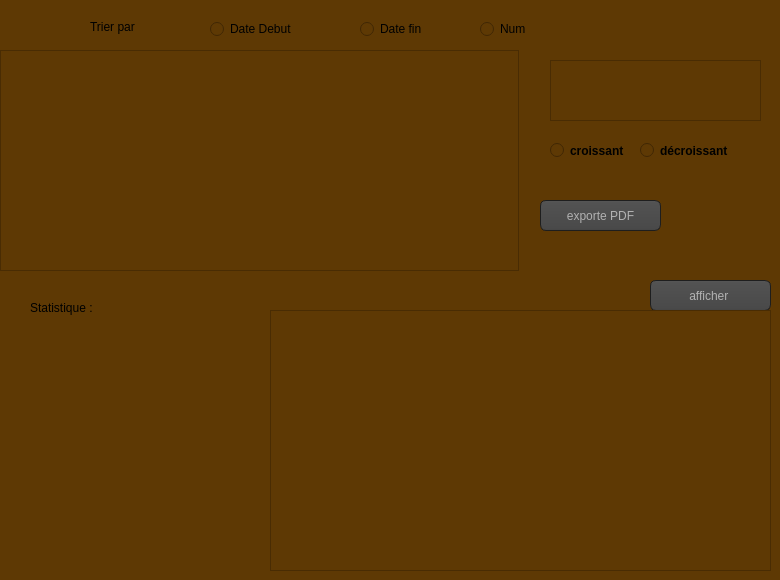
    <widget class="QWidget" name="tab_5">
     <property name="palette">
      <palette>
       <active>
        <colorrole role="Button">
         <brush brushstyle="SolidPattern">
          <color alpha="255">
           <red>94</red>
           <green>57</green>
           <blue>4</blue>
          </color>
         </brush>
        </colorrole>
        <colorrole role="Base">
         <brush brushstyle="SolidPattern">
          <color alpha="255">
           <red>94</red>
           <green>57</green>
           <blue>4</blue>
          </color>
         </brush>
        </colorrole>
        <colorrole role="Window">
         <brush brushstyle="SolidPattern">
          <color alpha="255">
           <red>94</red>
           <green>57</green>
           <blue>4</blue>
          </color>
         </brush>
        </colorrole>
       </active>
       <inactive>
        <colorrole role="Button">
         <brush brushstyle="SolidPattern">
          <color alpha="255">
           <red>94</red>
           <green>57</green>
           <blue>4</blue>
          </color>
         </brush>
        </colorrole>
        <colorrole role="Base">
         <brush brushstyle="SolidPattern">
          <color alpha="255">
           <red>94</red>
           <green>57</green>
           <blue>4</blue>
          </color>
         </brush>
        </colorrole>
        <colorrole role="Window">
         <brush brushstyle="SolidPattern">
          <color alpha="255">
           <red>94</red>
           <green>57</green>
           <blue>4</blue>
          </color>
         </brush>
        </colorrole>
       </inactive>
       <disabled>
        <colorrole role="Button">
         <brush brushstyle="SolidPattern">
          <color alpha="255">
           <red>94</red>
           <green>57</green>
           <blue>4</blue>
          </color>
         </brush>
        </colorrole>
        <colorrole role="Base">
         <brush brushstyle="SolidPattern">
          <color alpha="255">
           <red>94</red>
           <green>57</green>
           <blue>4</blue>
          </color>
         </brush>
        </colorrole>
        <colorrole role="Window">
         <brush brushstyle="SolidPattern">
          <color alpha="255">
           <red>94</red>
           <green>57</green>
           <blue>4</blue>
          </color>
         </brush>
        </colorrole>
       </disabled>
      </palette>
     </property>
     <attribute name="title">
      <string>afficher </string>
     </attribute>
     <widget class="QPushButton" name="BTRCH_7">
      <property name="geometry">
       <rect>
        <x>650</x>
        <y>280</y>
        <width>121</width>
        <height>31</height>
       </rect>
      </property>
      <property name="styleSheet">
       <string notr="true">

QToolTip
{
border: 1px solid black;
background-color: #ffa02f;
padding: 1px;
border-radius: 3px;
opacity: 100;
}

QWidget
{
color: #b1b1b1;
background-color: #323232;
}

QWidget:item:hover
{
background-color: QLinearGradient( x1: 0, y1: 0, x2: 0, y2: 1, stop: 0 #ffa02f, stop: 1 #ca0619);
color: #000000;
}

QWidget:item:selected
{
background-color: QLinearGradient( x1: 0, y1: 0, x2: 0, y2: 1, stop: 0 #ffa02f, stop: 1 #d7801a);
}

QMenuBar::item
{
background: transparent;
}

QMenuBar::item:selected
{
background: transparent;
border: 1px solid #ffaa00;
}

QMenuBar::item:pressed
{
background: #444;
border: 1px solid #000;
background-color: QLinearGradient(
x1:0, y1:0,
x2:0, y2:1,
stop:1 #212121,
stop:0.4 #343434/*,
stop:0.2 #343434,
stop:0.1 #ffaa00*/
);
margin-bottom:-1px;
padding-bottom:1px;
}

QMenu
{
border: 1px solid #000;
}

QMenu::item
{
padding: 2px 20px 2px 20px;
}

QMenu::item:selected
{
color: #000000;
}

QWidget:disabled
{
color: #404040;
background-color: #323232;
}

QAbstractItemView
{
background-color: QLinearGradient( x1: 0, y1: 0, x2: 0, y2: 1, stop: 0 #4d4d4d, stop: 0.1 #646464, stop: 1 #5d5d5d);
}

QWidget:focus
{
/*border: 2px solid QLinearGradient( x1: 0, y1: 0, x2: 0, y2: 1, stop: 0 #ffa02f, stop: 1 #d7801a);*/
}

QLineEdit
{
background-color: QLinearGradient( x1: 0, y1: 0, x2: 0, y2: 1, stop: 0 #4d4d4d, stop: 0 #646464, stop: 1 #5d5d5d);
padding: 1px;
border-style: solid;
border: 1px solid #1e1e1e;
border-radius: 5;
}

QPushButton
{
color: #b1b1b1;
background-color: QLinearGradient( x1: 0, y1: 0, x2: 0, y2: 1, stop: 0 #565656, stop: 0.1 #525252, stop: 0.5 #4e4e4e, stop: 0.9 #4a4a4a, stop: 1 #464646);
border-width: 1px;
border-color: #1e1e1e;
border-style: solid;
border-radius: 6;
padding: 3px;
font-size: 12px;
padding-left: 5px;
padding-right: 5px;
}

QPushButton:pressed
{
background-color: QLinearGradient( x1: 0, y1: 0, x2: 0, y2: 1, stop: 0 #2d2d2d, stop: 0.1 #2b2b2b, stop: 0.5 #292929, stop: 0.9 #282828, stop: 1 #252525);
}

QComboBox
{
selection-background-color: #ffaa00;
background-color: QLinearGradient( x1: 0, y1: 0, x2: 0, y2: 1, stop: 0 #565656, stop: 0.1 #525252, stop: 0.5 #4e4e4e, stop: 0.9 #4a4a4a, stop: 1 #464646);
border-style: solid;
border: 1px solid #1e1e1e;
border-radius: 5;
}

QComboBox:hover,QPushButton:hover
{
border: 2px solid QLinearGradient( x1: 0, y1: 0, x2: 0, y2: 1, stop: 0 #ffa02f, stop: 1 #d7801a);
}


QComboBox:on
{
padding-top: 3px;
padding-left: 4px;
background-color: QLinearGradient( x1: 0, y1: 0, x2: 0, y2: 1, stop: 0 #2d2d2d, stop: 0.1 #2b2b2b, stop: 0.5 #292929, stop: 0.9 #282828, stop: 1 #252525);
selection-background-color: #ffaa00;
}

QComboBox QAbstractItemView
{
border: 2px solid darkgray;
selection-background-color: QLinearGradient( x1: 0, y1: 0, x2: 0, y2: 1, stop: 0 #ffa02f, stop: 1 #d7801a);
}

QComboBox::drop-down
{
subcontrol-origin: padding;
subcontrol-position: top right;
width: 15px;

border-left-width: 0px;
border-left-color: darkgray;
border-left-style: solid; /* just a single line */
border-top-right-radius: 3px; /* same radius as the QComboBox */
border-bottom-right-radius: 3px;
}

QComboBox::down-arrow
{
image: url(:/down_arrow.png);
}

QGroupBox:focus
{
border: 2px solid QLinearGradient( x1: 0, y1: 0, x2: 0, y2: 1, stop: 0 #ffa02f, stop: 1 #d7801a);
}

QTextEdit:focus
{
border: 2px solid QLinearGradient( x1: 0, y1: 0, x2: 0, y2: 1, stop: 0 #ffa02f, stop: 1 #d7801a);
}

QScrollBar:horizontal {
border: 1px solid #222222;
background: QLinearGradient( x1: 0, y1: 0, x2: 0, y2: 1, stop: 0.0 #121212, stop: 0.2 #282828, stop: 1 #484848);
height: 7px;
margin: 0px 16px 0 16px;
}

QScrollBar::handle:horizontal
{
background: QLinearGradient( x1: 0, y1: 0, x2: 1, y2: 0, stop: 0 #ffa02f, stop: 0.5 #d7801a, stop: 1 #ffa02f);
min-height: 20px;
border-radius: 2px;
}

QScrollBar::add-line:horizontal {
border: 1px solid #1b1b19;
border-radius: 2px;
background: QLinearGradient( x1: 0, y1: 0, x2: 1, y2: 0, stop: 0 #ffa02f, stop: 1 #d7801a);
width: 14px;
subcontrol-position: right;
subcontrol-origin: margin;
}

QScrollBar::sub-line:horizontal {
border: 1px solid #1b1b19;
border-radius: 2px;
background: QLinearGradient( x1: 0, y1: 0, x2: 1, y2: 0, stop: 0 #ffa02f, stop: 1 #d7801a);
width: 14px;
subcontrol-position: left;
subcontrol-origin: margin;
}

QScrollBar::right-arrow:horizontal, QScrollBar::left-arrow:horizontal
{
border: 1px solid black;
width: 1px;
height: 1px;
background: white;
}

QScrollBar::add-page:horizontal, QScrollBar::sub-page:horizontal
{
background: none;
}

QScrollBar:vertical
{
background: QLinearGradient( x1: 0, y1: 0, x2: 1, y2: 0, stop: 0.0 #121212, stop: 0.2 #282828, stop: 1 #484848);
width: 7px;
margin: 16px 0 16px 0;
border: 1px solid #222222;
}

QScrollBar::handle:vertical
{
background: QLinearGradient( x1: 0, y1: 0, x2: 0, y2: 1, stop: 0 #ffa02f, stop: 0.5 #d7801a, stop: 1 #ffa02f);
min-height: 20px;
border-radius: 2px;
}

QScrollBar::add-line:vertical
{
border: 1px solid #1b1b19;
border-radius: 2px;
background: QLinearGradient( x1: 0, y1: 0, x2: 0, y2: 1, stop: 0 #ffa02f, stop: 1 #d7801a);
height: 14px;
subcontrol-position: bottom;
subcontrol-origin: margin;
}

QScrollBar::sub-line:vertical
{
border: 1px solid #1b1b19;
border-radius: 2px;
background: QLinearGradient( x1: 0, y1: 0, x2: 0, y2: 1, stop: 0 #d7801a, stop: 1 #ffa02f);
height: 14px;
subcontrol-position: top;
subcontrol-origin: margin;
}

QScrollBar::up-arrow:vertical, QScrollBar::down-arrow:vertical
{
border: 1px solid black;
width: 1px;
height: 1px;
background: white;
}


QScrollBar::add-page:vertical, QScrollBar::sub-page:vertical
{
background: none;
}

QTextEdit
{
background-color: #242424;
}

QPlainTextEdit
{
background-color: #242424;
}

QHeaderView::section
{
background-color: QLinearGradient(x1:0, y1:0, x2:0, y2:1, stop:0 #616161, stop: 0.5 #505050, stop: 0.6 #434343, stop:1 #656565);
color: white;
padding-left: 4px;
border: 1px solid #6c6c6c;
}

QCheckBox:disabled
{
color: #414141;
}

QDockWidget::title
{
text-align: center;
spacing: 3px; /* spacing between items in the tool bar */
background-color: QLinearGradient(x1:0, y1:0, x2:0, y2:1, stop:0 #323232, stop: 0.5 #242424, stop:1 #323232);
}

QDockWidget::close-button, QDockWidget::float-button
{
text-align: center;
spacing: 1px; /* spacing between items in the tool bar */
background-color: QLinearGradient(x1:0, y1:0, x2:0, y2:1, stop:0 #323232, stop: 0.5 #242424, stop:1 #323232);
}

QDockWidget::close-button:hover, QDockWidget::float-button:hover
{
background: #242424;
}

QDockWidget::close-button:pressed, QDockWidget::float-button:pressed
{
padding: 1px -1px -1px 1px;
}

QMainWindow::separator
{
background-color: QLinearGradient(x1:0, y1:0, x2:0, y2:1, stop:0 #161616, stop: 0.5 #151515, stop: 0.6 #212121, stop:1 #343434);
color: white;
padding-left: 4px;
border: 1px solid #4c4c4c;
spacing: 3px; /* spacing between items in the tool bar */
}

QMainWindow::separator:hover
{

background-color: QLinearGradient(x1:0, y1:0, x2:0, y2:1, stop:0 #d7801a, stop:0.5 #b56c17 stop:1 #ffa02f);
color: white;
padding-left: 4px;
border: 1px solid #6c6c6c;
spacing: 3px; /* spacing between items in the tool bar */
}

QToolBar::handle
{
spacing: 3px; /* spacing between items in the tool bar */
background: url(:/images/handle.png);
}

QMenu::separator
{
height: 2px;
background-color: QLinearGradient(x1:0, y1:0, x2:0, y2:1, stop:0 #161616, stop: 0.5 #151515, stop: 0.6 #212121, stop:1 #343434);
color: white;
padding-left: 4px;
margin-left: 10px;
margin-right: 5px;
}

QProgressBar
{
border: 2px solid grey;
border-radius: 5px;
text-align: center;
}

QProgressBar::chunk
{
background-color: #d7801a;
width: 2.15px;
margin: 0.5px;
}

QTabBar::tab {
color: #b1b1b1;
border: 1px solid #444;
border-bottom-style: none;
background-color: #323232;
padding-left: 10px;
padding-right: 10px;
padding-top: 3px;
padding-bottom: 2px;
margin-right: -1px;
}

QTabWidget::pane {
border: 1px solid #444;
top: 1px;
}

QTabBar::tab:last
{
margin-right: 0; /* the last selected tab has nothing to overlap with on the right */
border-top-right-radius: 3px;
}

QTabBar::tab:first:!selected
{
margin-left: 0px; /* the last selected tab has nothing to overlap with on the right */


border-top-left-radius: 3px;
}

QTabBar::tab:!selected
{
color: #b1b1b1;
border-bottom-style: solid;
margin-top: 3px;
background-color: QLinearGradient(x1:0, y1:0, x2:0, y2:1, stop:1 #212121, stop:.4 #343434);
}

QTabBar::tab:selected
{
border-top-left-radius: 3px;
border-top-right-radius: 3px;
margin-bottom: 0px;
}

QTabBar::tab:!selected:hover
{
/*border-top: 2px solid #ffaa00;
padding-bottom: 3px;*/
border-top-left-radius: 3px;
border-top-right-radius: 3px;
background-color: QLinearGradient(x1:0, y1:0, x2:0, y2:1, stop:1 #212121, stop:0.4 #343434, stop:0.2 #343434, stop:0.1 #ffaa00);
}

QRadioButton::indicator:checked, QRadioButton::indicator:unchecked{
color: #b1b1b1;
background-color: #323232;
border: 1px solid #b1b1b1;
border-radius: 6px;
}

QRadioButton::indicator:checked
{
background-color: qradialgradient(
cx: 0.5, cy: 0.5,
fx: 0.5, fy: 0.5,
radius: 1.0,
stop: 0.25 #ffaa00,
stop: 0.3 #323232
);
}

QCheckBox::indicator{
color: #b1b1b1;
background-color: #323232;
border: 1px solid #b1b1b1;
width: 9px;
height: 9px;
}

QRadioButton::indicator
{
border-radius: 6px;
}

QRadioButton::indicator:hover, QCheckBox::indicator:hover
{
border: 1px solid #ffaa00;
}

QCheckBox::indicator:checked
{
image:url(:/images/checkbox.png);
}

QCheckBox::indicator:disabled, QRadioButton::indicator:disabled
{
border: 1px solid #444;
}
</string>
      </property>
      <property name="text">
       <string>afficher </string>
      </property>
     </widget>
     <widget class="QLabel" name="label_38">
      <property name="geometry">
       <rect>
        <x>30</x>
        <y>300</y>
        <width>111</width>
        <height>16</height>
       </rect>
      </property>
      <property name="text">
       <string>Statistique :</string>
      </property>
      <property name="textFormat">
       <enum>Qt::PlainText</enum>
      </property>
     </widget>
     <widget class="QLabel" name="label_11">
      <property name="geometry">
       <rect>
        <x>90</x>
        <y>20</y>
        <width>47</width>
        <height>14</height>
       </rect>
      </property>
      <property name="text">
       <string>Trier par :</string>
      </property>
     </widget>
     <widget class="QRadioButton" name="RBdc">
      <property name="geometry">
       <rect>
        <x>640</x>
        <y>120</y>
        <width>101</width>
        <height>61</height>
       </rect>
      </property>
      <property name="font">
       <font>
        <pointsize>9</pointsize>
        <bold>true</bold>
       </font>
      </property>
      <property name="text">
       <string>décroissant</string>
      </property>
     </widget>
     <widget class="QRadioButton" name="RBdtdebut">
      <property name="geometry">
       <rect>
        <x>210</x>
        <y>20</y>
        <width>83</width>
        <height>18</height>
       </rect>
      </property>
      <property name="text">
       <string>Date Debut </string>
      </property>
     </widget>
     <widget class="QRadioButton" name="RBdf">
      <property name="geometry">
       <rect>
        <x>360</x>
        <y>20</y>
        <width>83</width>
        <height>18</height>
       </rect>
      </property>
      <property name="text">
       <string>Date fin </string>
      </property>
     </widget>
     <widget class="QRadioButton" name="RBC">
      <property name="geometry">
       <rect>
        <x>550</x>
        <y>130</y>
        <width>83</width>
        <height>41</height>
       </rect>
      </property>
      <property name="font">
       <font>
        <pointsize>9</pointsize>
        <italic>false</italic>
        <bold>true</bold>
       </font>
      </property>
      <property name="text">
       <string>croissant</string>
      </property>
     </widget>
     <widget class="QRadioButton" name="RBnom">
      <property name="geometry">
       <rect>
        <x>480</x>
        <y>20</y>
        <width>83</width>
        <height>18</height>
       </rect>
      </property>
      <property name="text">
       <string>Num</string>
      </property>
     </widget>
     <widget class="QTextBrowser" name="TBtrie">
      <property name="geometry">
       <rect>
        <x>550</x>
        <y>60</y>
        <width>211</width>
        <height>61</height>
       </rect>
      </property>
     </widget>
     <widget class="QGraphicsView" name="layoutGraph">
      <property name="geometry">
       <rect>
        <x>270</x>
        <y>310</y>
        <width>501</width>
        <height>261</height>
       </rect>
      </property>
     </widget>
     <widget class="QTableView" name="tab_reservation">
      <property name="geometry">
       <rect>
        <x>0</x>
        <y>50</y>
        <width>519</width>
        <height>221</height>
       </rect>
      </property>
     </widget>
     <widget class="QPushButton" name="BTRCH_8">
      <property name="geometry">
       <rect>
        <x>540</x>
        <y>200</y>
        <width>121</width>
        <height>31</height>
       </rect>
      </property>
      <property name="styleSheet">
       <string notr="true">

QToolTip
{
border: 1px solid black;
background-color: #ffa02f;
padding: 1px;
border-radius: 3px;
opacity: 100;
}

QWidget
{
color: #b1b1b1;
background-color: #323232;
}

QWidget:item:hover
{
background-color: QLinearGradient( x1: 0, y1: 0, x2: 0, y2: 1, stop: 0 #ffa02f, stop: 1 #ca0619);
color: #000000;
}

QWidget:item:selected
{
background-color: QLinearGradient( x1: 0, y1: 0, x2: 0, y2: 1, stop: 0 #ffa02f, stop: 1 #d7801a);
}

QMenuBar::item
{
background: transparent;
}

QMenuBar::item:selected
{
background: transparent;
border: 1px solid #ffaa00;
}

QMenuBar::item:pressed
{
background: #444;
border: 1px solid #000;
background-color: QLinearGradient(
x1:0, y1:0,
x2:0, y2:1,
stop:1 #212121,
stop:0.4 #343434/*,
stop:0.2 #343434,
stop:0.1 #ffaa00*/
);
margin-bottom:-1px;
padding-bottom:1px;
}

QMenu
{
border: 1px solid #000;
}

QMenu::item
{
padding: 2px 20px 2px 20px;
}

QMenu::item:selected
{
color: #000000;
}

QWidget:disabled
{
color: #404040;
background-color: #323232;
}

QAbstractItemView
{
background-color: QLinearGradient( x1: 0, y1: 0, x2: 0, y2: 1, stop: 0 #4d4d4d, stop: 0.1 #646464, stop: 1 #5d5d5d);
}

QWidget:focus
{
/*border: 2px solid QLinearGradient( x1: 0, y1: 0, x2: 0, y2: 1, stop: 0 #ffa02f, stop: 1 #d7801a);*/
}

QLineEdit
{
background-color: QLinearGradient( x1: 0, y1: 0, x2: 0, y2: 1, stop: 0 #4d4d4d, stop: 0 #646464, stop: 1 #5d5d5d);
padding: 1px;
border-style: solid;
border: 1px solid #1e1e1e;
border-radius: 5;
}

QPushButton
{
color: #b1b1b1;
background-color: QLinearGradient( x1: 0, y1: 0, x2: 0, y2: 1, stop: 0 #565656, stop: 0.1 #525252, stop: 0.5 #4e4e4e, stop: 0.9 #4a4a4a, stop: 1 #464646);
border-width: 1px;
border-color: #1e1e1e;
border-style: solid;
border-radius: 6;
padding: 3px;
font-size: 12px;
padding-left: 5px;
padding-right: 5px;
}

QPushButton:pressed
{
background-color: QLinearGradient( x1: 0, y1: 0, x2: 0, y2: 1, stop: 0 #2d2d2d, stop: 0.1 #2b2b2b, stop: 0.5 #292929, stop: 0.9 #282828, stop: 1 #252525);
}

QComboBox
{
selection-background-color: #ffaa00;
background-color: QLinearGradient( x1: 0, y1: 0, x2: 0, y2: 1, stop: 0 #565656, stop: 0.1 #525252, stop: 0.5 #4e4e4e, stop: 0.9 #4a4a4a, stop: 1 #464646);
border-style: solid;
border: 1px solid #1e1e1e;
border-radius: 5;
}

QComboBox:hover,QPushButton:hover
{
border: 2px solid QLinearGradient( x1: 0, y1: 0, x2: 0, y2: 1, stop: 0 #ffa02f, stop: 1 #d7801a);
}


QComboBox:on
{
padding-top: 3px;
padding-left: 4px;
background-color: QLinearGradient( x1: 0, y1: 0, x2: 0, y2: 1, stop: 0 #2d2d2d, stop: 0.1 #2b2b2b, stop: 0.5 #292929, stop: 0.9 #282828, stop: 1 #252525);
selection-background-color: #ffaa00;
}

QComboBox QAbstractItemView
{
border: 2px solid darkgray;
selection-background-color: QLinearGradient( x1: 0, y1: 0, x2: 0, y2: 1, stop: 0 #ffa02f, stop: 1 #d7801a);
}

QComboBox::drop-down
{
subcontrol-origin: padding;
subcontrol-position: top right;
width: 15px;

border-left-width: 0px;
border-left-color: darkgray;
border-left-style: solid; /* just a single line */
border-top-right-radius: 3px; /* same radius as the QComboBox */
border-bottom-right-radius: 3px;
}

QComboBox::down-arrow
{
image: url(:/down_arrow.png);
}

QGroupBox:focus
{
border: 2px solid QLinearGradient( x1: 0, y1: 0, x2: 0, y2: 1, stop: 0 #ffa02f, stop: 1 #d7801a);
}

QTextEdit:focus
{
border: 2px solid QLinearGradient( x1: 0, y1: 0, x2: 0, y2: 1, stop: 0 #ffa02f, stop: 1 #d7801a);
}

QScrollBar:horizontal {
border: 1px solid #222222;
background: QLinearGradient( x1: 0, y1: 0, x2: 0, y2: 1, stop: 0.0 #121212, stop: 0.2 #282828, stop: 1 #484848);
height: 7px;
margin: 0px 16px 0 16px;
}

QScrollBar::handle:horizontal
{
background: QLinearGradient( x1: 0, y1: 0, x2: 1, y2: 0, stop: 0 #ffa02f, stop: 0.5 #d7801a, stop: 1 #ffa02f);
min-height: 20px;
border-radius: 2px;
}

QScrollBar::add-line:horizontal {
border: 1px solid #1b1b19;
border-radius: 2px;
background: QLinearGradient( x1: 0, y1: 0, x2: 1, y2: 0, stop: 0 #ffa02f, stop: 1 #d7801a);
width: 14px;
subcontrol-position: right;
subcontrol-origin: margin;
}

QScrollBar::sub-line:horizontal {
border: 1px solid #1b1b19;
border-radius: 2px;
background: QLinearGradient( x1: 0, y1: 0, x2: 1, y2: 0, stop: 0 #ffa02f, stop: 1 #d7801a);
width: 14px;
subcontrol-position: left;
subcontrol-origin: margin;
}

QScrollBar::right-arrow:horizontal, QScrollBar::left-arrow:horizontal
{
border: 1px solid black;
width: 1px;
height: 1px;
background: white;
}

QScrollBar::add-page:horizontal, QScrollBar::sub-page:horizontal
{
background: none;
}

QScrollBar:vertical
{
background: QLinearGradient( x1: 0, y1: 0, x2: 1, y2: 0, stop: 0.0 #121212, stop: 0.2 #282828, stop: 1 #484848);
width: 7px;
margin: 16px 0 16px 0;
border: 1px solid #222222;
}

QScrollBar::handle:vertical
{
background: QLinearGradient( x1: 0, y1: 0, x2: 0, y2: 1, stop: 0 #ffa02f, stop: 0.5 #d7801a, stop: 1 #ffa02f);
min-height: 20px;
border-radius: 2px;
}

QScrollBar::add-line:vertical
{
border: 1px solid #1b1b19;
border-radius: 2px;
background: QLinearGradient( x1: 0, y1: 0, x2: 0, y2: 1, stop: 0 #ffa02f, stop: 1 #d7801a);
height: 14px;
subcontrol-position: bottom;
subcontrol-origin: margin;
}

QScrollBar::sub-line:vertical
{
border: 1px solid #1b1b19;
border-radius: 2px;
background: QLinearGradient( x1: 0, y1: 0, x2: 0, y2: 1, stop: 0 #d7801a, stop: 1 #ffa02f);
height: 14px;
subcontrol-position: top;
subcontrol-origin: margin;
}

QScrollBar::up-arrow:vertical, QScrollBar::down-arrow:vertical
{
border: 1px solid black;
width: 1px;
height: 1px;
background: white;
}


QScrollBar::add-page:vertical, QScrollBar::sub-page:vertical
{
background: none;
}

QTextEdit
{
background-color: #242424;
}

QPlainTextEdit
{
background-color: #242424;
}

QHeaderView::section
{
background-color: QLinearGradient(x1:0, y1:0, x2:0, y2:1, stop:0 #616161, stop: 0.5 #505050, stop: 0.6 #434343, stop:1 #656565);
color: white;
padding-left: 4px;
border: 1px solid #6c6c6c;
}

QCheckBox:disabled
{
color: #414141;
}

QDockWidget::title
{
text-align: center;
spacing: 3px; /* spacing between items in the tool bar */
background-color: QLinearGradient(x1:0, y1:0, x2:0, y2:1, stop:0 #323232, stop: 0.5 #242424, stop:1 #323232);
}

QDockWidget::close-button, QDockWidget::float-button
{
text-align: center;
spacing: 1px; /* spacing between items in the tool bar */
background-color: QLinearGradient(x1:0, y1:0, x2:0, y2:1, stop:0 #323232, stop: 0.5 #242424, stop:1 #323232);
}

QDockWidget::close-button:hover, QDockWidget::float-button:hover
{
background: #242424;
}

QDockWidget::close-button:pressed, QDockWidget::float-button:pressed
{
padding: 1px -1px -1px 1px;
}

QMainWindow::separator
{
background-color: QLinearGradient(x1:0, y1:0, x2:0, y2:1, stop:0 #161616, stop: 0.5 #151515, stop: 0.6 #212121, stop:1 #343434);
color: white;
padding-left: 4px;
border: 1px solid #4c4c4c;
spacing: 3px; /* spacing between items in the tool bar */
}

QMainWindow::separator:hover
{

background-color: QLinearGradient(x1:0, y1:0, x2:0, y2:1, stop:0 #d7801a, stop:0.5 #b56c17 stop:1 #ffa02f);
color: white;
padding-left: 4px;
border: 1px solid #6c6c6c;
spacing: 3px; /* spacing between items in the tool bar */
}

QToolBar::handle
{
spacing: 3px; /* spacing between items in the tool bar */
background: url(:/images/handle.png);
}

QMenu::separator
{
height: 2px;
background-color: QLinearGradient(x1:0, y1:0, x2:0, y2:1, stop:0 #161616, stop: 0.5 #151515, stop: 0.6 #212121, stop:1 #343434);
color: white;
padding-left: 4px;
margin-left: 10px;
margin-right: 5px;
}

QProgressBar
{
border: 2px solid grey;
border-radius: 5px;
text-align: center;
}

QProgressBar::chunk
{
background-color: #d7801a;
width: 2.15px;
margin: 0.5px;
}

QTabBar::tab {
color: #b1b1b1;
border: 1px solid #444;
border-bottom-style: none;
background-color: #323232;
padding-left: 10px;
padding-right: 10px;
padding-top: 3px;
padding-bottom: 2px;
margin-right: -1px;
}

QTabWidget::pane {
border: 1px solid #444;
top: 1px;
}

QTabBar::tab:last
{
margin-right: 0; /* the last selected tab has nothing to overlap with on the right */
border-top-right-radius: 3px;
}

QTabBar::tab:first:!selected
{
margin-left: 0px; /* the last selected tab has nothing to overlap with on the right */


border-top-left-radius: 3px;
}

QTabBar::tab:!selected
{
color: #b1b1b1;
border-bottom-style: solid;
margin-top: 3px;
background-color: QLinearGradient(x1:0, y1:0, x2:0, y2:1, stop:1 #212121, stop:.4 #343434);
}

QTabBar::tab:selected
{
border-top-left-radius: 3px;
border-top-right-radius: 3px;
margin-bottom: 0px;
}

QTabBar::tab:!selected:hover
{
/*border-top: 2px solid #ffaa00;
padding-bottom: 3px;*/
border-top-left-radius: 3px;
border-top-right-radius: 3px;
background-color: QLinearGradient(x1:0, y1:0, x2:0, y2:1, stop:1 #212121, stop:0.4 #343434, stop:0.2 #343434, stop:0.1 #ffaa00);
}

QRadioButton::indicator:checked, QRadioButton::indicator:unchecked{
color: #b1b1b1;
background-color: #323232;
border: 1px solid #b1b1b1;
border-radius: 6px;
}

QRadioButton::indicator:checked
{
background-color: qradialgradient(
cx: 0.5, cy: 0.5,
fx: 0.5, fy: 0.5,
radius: 1.0,
stop: 0.25 #ffaa00,
stop: 0.3 #323232
);
}

QCheckBox::indicator{
color: #b1b1b1;
background-color: #323232;
border: 1px solid #b1b1b1;
width: 9px;
height: 9px;
}

QRadioButton::indicator
{
border-radius: 6px;
}

QRadioButton::indicator:hover, QCheckBox::indicator:hover
{
border: 1px solid #ffaa00;
}

QCheckBox::indicator:checked
{
image:url(:/images/checkbox.png);
}

QCheckBox::indicator:disabled, QRadioButton::indicator:disabled
{
border: 1px solid #444;
}
</string>
      </property>
      <property name="text">
       <string>exporte PDF</string>
      </property>
     </widget>
    </widget>
